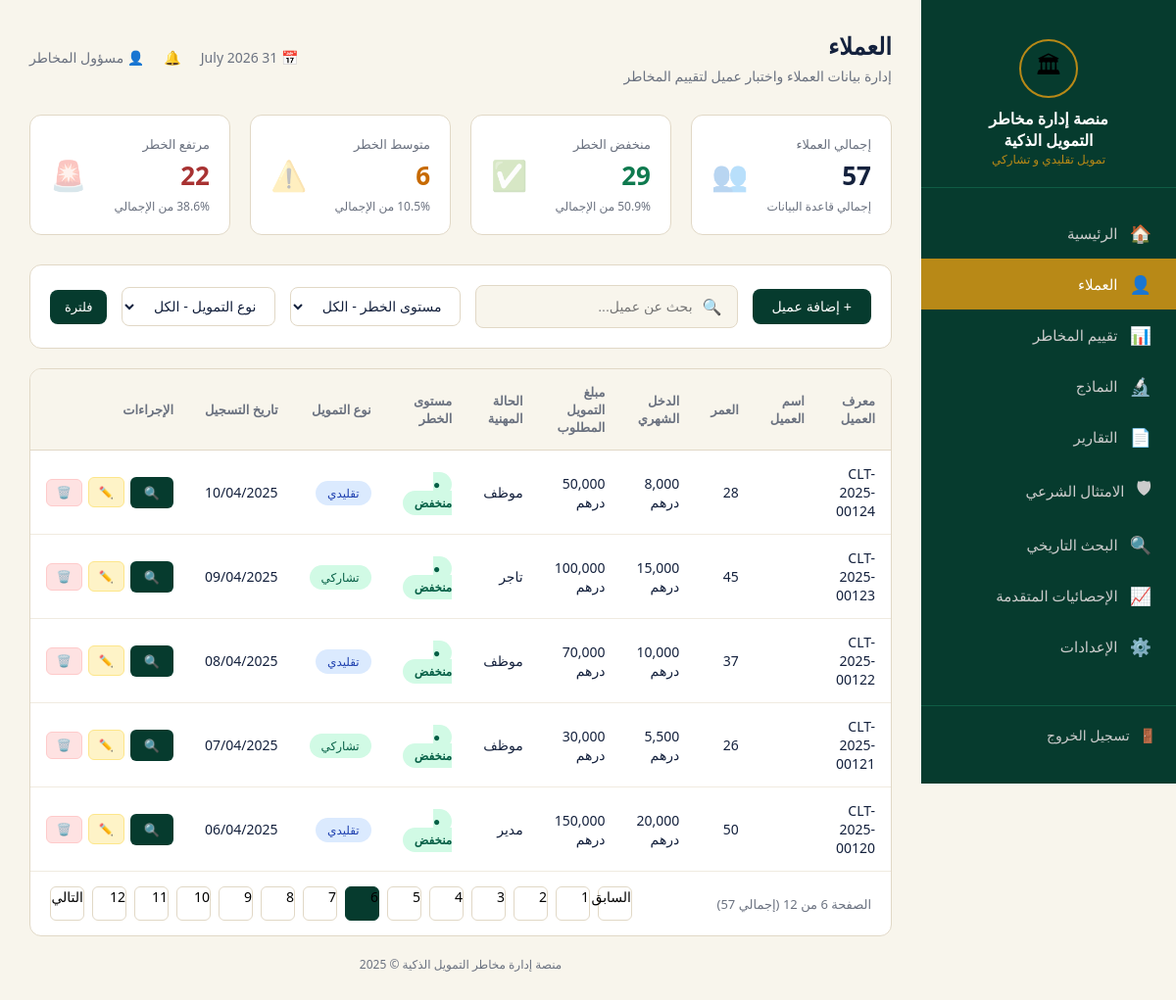
Page /clients?page=6&search=&risk=الكل&type=الكل (signed in) on the earlier database version.
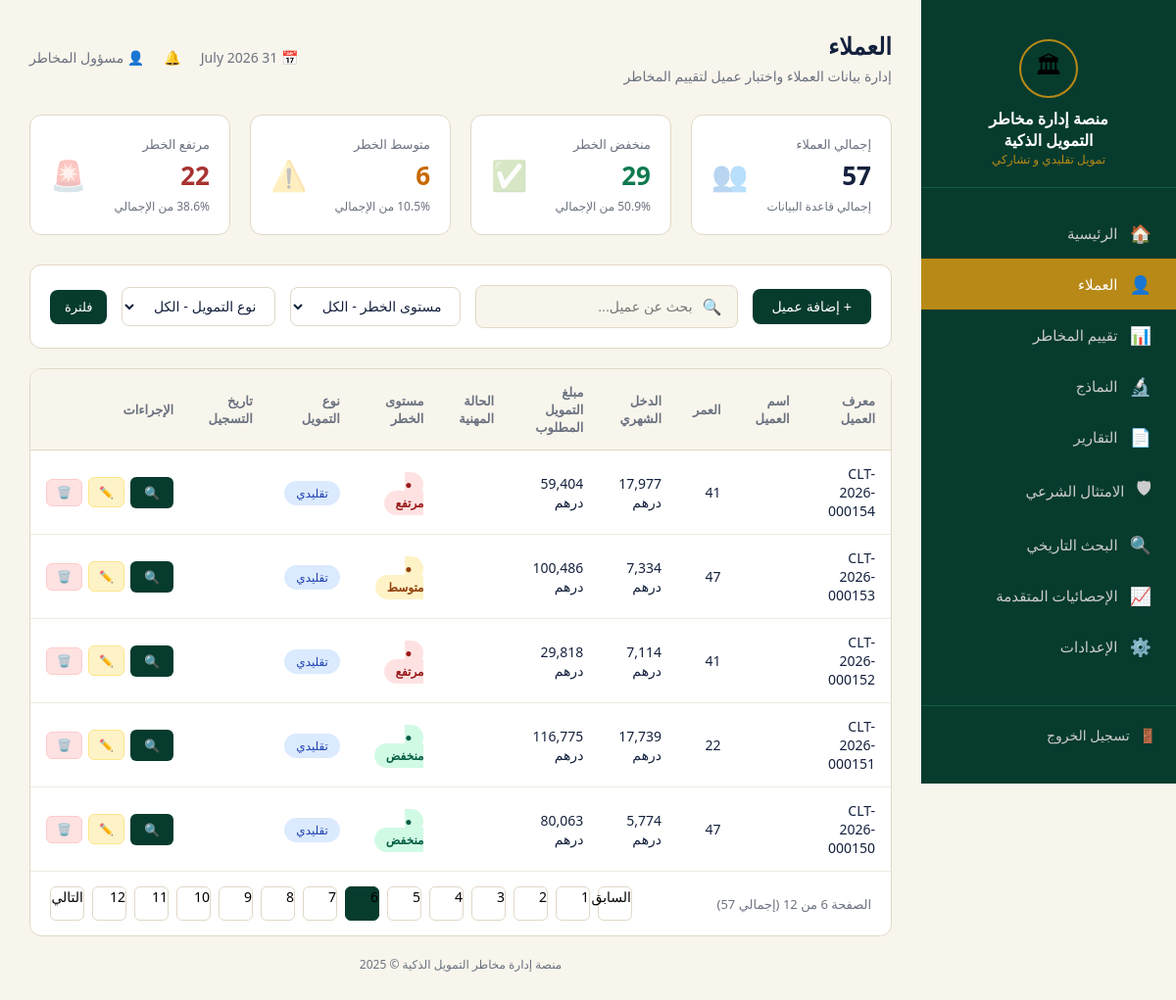
Same page on the later database version.
### tables this page shows
CREATE TABLE clients (
                id TEXT PRIMARY KEY,
                data TEXT
            );

### app.py (the view)
@app.route('/clients')
@login_required
def clients():
    date_str = datetime.now().strftime("%d %B %Y")
    search = request.args.get('search', '').lower()
    risk_filter = request.args.get('risk', 'الكل')
    type_filter = request.args.get('type', 'الكل')
    page = int(request.args.get('page', 1))
    clients_list = get_all_clients()
    filtered_clients = clients_list
    if search:
        filtered_clients = [c for c in filtered_clients if search in c['id'].lower() or search in c.get('job', '').lower()]
    if risk_filter != 'الكل':
        filtered_clients = [c for c in filtered_clients if c.get('risk_level') == risk_filter]
    if type_filter != 'الكل':
        filtered_clients = [c for c in filtered_clients if c.get('finance_type') == type_filter]
    total = len(clients_list)
    low = sum(1 for c in clients_list if c.get('risk_level') == 'منخفض')
    mid = sum(1 for c in clients_list if c.get('risk_level') == 'متوسط')
    high = sum(1 for c in clients_list if c.get('risk_level') == 'مرتفع')
    stats = {
        'total': total, 'low': low, 'mid': mid, 'high': high,
        'low_pct': round((low/total)*100, 1) if total else 0,
        'mid_pct': round((mid/total)*100, 1) if total else 0,
        'high_pct': round((high/total)*100, 1) if total else 0,
    }
    per_page = 5
    total_pages = max(1, (len(filtered_clients) + per_page - 1) // per_page)
    page = max(1, min(page, total_pages))
    start_idx = (page - 1) * per_page
    end_idx = start_idx + per_page
    paginated_clients = filtered_clients[start_idx:end_idx]
    return render_template('clients.html', clients=paginated_clients, stats=stats, date=date_str,
                           current_page=page, total_pages=total_pages, search=search, risk=risk_filter, type=type_filter)

### app.py (called while the page is built)
def get_db_connection():
    conn = sqlite3.connect(DB_FILE)
    conn.row_factory = sqlite3.Row
    return conn

def get_all_clients():
    if USE_FIREBASE and db:
        try:
            docs = db.collection('clients').order_by('id', direction=firestore.Query.DESCENDING).stream(timeout=5.0)
            return [doc.to_dict() for doc in docs]
        except Exception as e:
            print(f"Firestore get_all_clients error (timing out/offline): {e}")
    try:
        conn = get_db_connection()
        cursor = conn.cursor()
        cursor.execute("SELECT data FROM clients ORDER BY id DESC")
        rows = cursor.fetchall()
        conn.close()
        return [json.loads(row['data']) for row in rows]
    except Exception as e:
        print(f"SQLite get_all_clients error: {e}")
        return []

def login_required(f):
    @wraps(f)
    def decorated_function(*args, **kwargs):
        if 'logged_in' not in session:
            return redirect(url_for('login'))
        return f(*args, **kwargs)
    return decorated_function

### templates/clients.html (shortened to what the changed rows need)
{% extends 'base.html' %}
{% block content %}
<div class="topbar">
    <div>
        <h1>العملاء</h1>
    </div>
</div>
<div class="table-card">
    <table>
        <thead>
            <tr>
                <th>معرف العميل</th>
                <th>اسم العميل</th>
                <th>العمر</th>
                <th>الدخل الشهري</th>
                <th>مبلغ التمويل المطلوب</th>
                <th>الحالة المهنية</th>
                <th>مستوى الخطر</th>
                <th>نوع التمويل</th>
                <th>تاريخ التسجيل</th>
                <th>الإجراءات</th>
            </tr>
        </thead>
        <tbody>
            {% for client in clients %}
            <tr>
                <td>{{ client.id }}</td>
                <td>{{ client.name }}</td>
                <td>{{ client.age }}</td>
                <td>{{ "{:,.0f}".format(client.income) }} درهم</td>
                <td>{{ "{:,.0f}".format(client.loan_amount) }} درهم</td>
                <td>{{ client.job }}</td>
                <td>
                    {% if client.risk_level == 'منخفض' %}
                        <span class="badge-risk low">● منخفض</span>
                    {% elif client.risk_level == 'متوسط' %}
                        <span class="badge-risk mid">● متوسط</span>
                    {% else %}
                        <span class="badge-risk high">● مرتفع</span>
                    {% endif %}
                </td>
                <td>
                    {% if client.finance_type == 'تشاركي' %}
                        <span class="badge-type part">تشاركي</span>
                    {% else %}
                        <span class="badge-type trad">تقليدي</span>
                    {% endif %}
                </td>
                <td>{{ client.date }}</td>
                <td>
                    <div class="action-btns">
                        <a class="btn-assess" href="{{ url_for('risk_assessment_client', client_id=client.id) }}" title="تقييم المخاطر">🔍</a>
                        <a class="btn-edit-sm" href="{{ url_for('edit_client_route', client_id=client.id) }}" title="تعديل">✏️</a>
                        <button class="btn-delete-sm" onclick="confirmDelete('{{ client.id }}')" title="حذف">🗑️</button>
                    </div>
                </td>
            </tr>
            {% endfor %}
        </tbody>
    </table>
    <div class="pagination">
        <div class="pages">
            {% if current_page > 1 %}
            <a href="{{ url_for('clients', page=current_page-1, search=search, risk=risk, type=type) }}" class="page-btn" style="text-decoration:none; color:inherit;">السابق</a>
            {% endif %}
            {% for p in range(1, total_pages + 1) %}
            <a href="{{ url_for('clients', page=p, search=search, risk=risk, type=type) }}" class="page-btn {% if p == current_page %}active{% endif %}" style="text-decoration:none; color:inherit;">{{ p }}</a>
            {% endfor %}
            {% if current_page < total_pages %}
            <a href="{{ url_for('clients', page=current_page+1, search=search, risk=risk, type=type) }}" class="page-btn" style="text-decoration:none; color:inherit;">التالي</a>
            {% endif %}
        </div>
    </div>
</div>
{% endblock %}

Differences in the rows shown:
no longer on this page (row unchanged): clients: id "CLT-2025-00124", age "28", income "8,000", loan_amount "50,000", job "موظف", shows "● منخفض", shows "تقليدي", date "10/04/2025"
no longer on this page (row unchanged): clients: id "CLT-2025-00123", age "45", income "15,000", loan_amount "100,000", job "تاجر", shows "● منخفض", shows "تشاركي", date "09/04/2025"
no longer on this page (row unchanged): clients: id "CLT-2025-00122", age "37", income "10,000", loan_amount "70,000", job "موظف", shows "● منخفض", shows "تقليدي", date "08/04/2025"
no longer on this page (row unchanged): clients: id "CLT-2025-00121", age "26", income "5,500", loan_amount "30,000", job "موظف", shows "● منخفض", shows "تشاركي", date "07/04/2025"
no longer on this page (row unchanged): clients: id "CLT-2025-00120", age "50", income "20,000", loan_amount "150,000", job "مدير", shows "● منخفض", shows "تقليدي", date "06/04/2025"
added clients: id "CLT-2026-000154", age "41", income "17,977", loan_amount "59,404", shows "● مرتفع", shows "تقليدي"
added clients: id "CLT-2026-000153", age "47", income "7,334", loan_amount "100,486", shows "● متوسط", shows "تقليدي"
added clients: id "CLT-2026-000152", age "41", income "7,114", loan_amount "29,818", shows "● مرتفع", shows "تقليدي"
added clients: id "CLT-2026-000151", age "22", income "17,739", loan_amount "116,775", shows "● منخفض", shows "تقليدي"
added clients: id "CLT-2026-000150", age "47", income "5,774", loan_amount "80,063", shows "● منخفض", shows "تقليدي"
